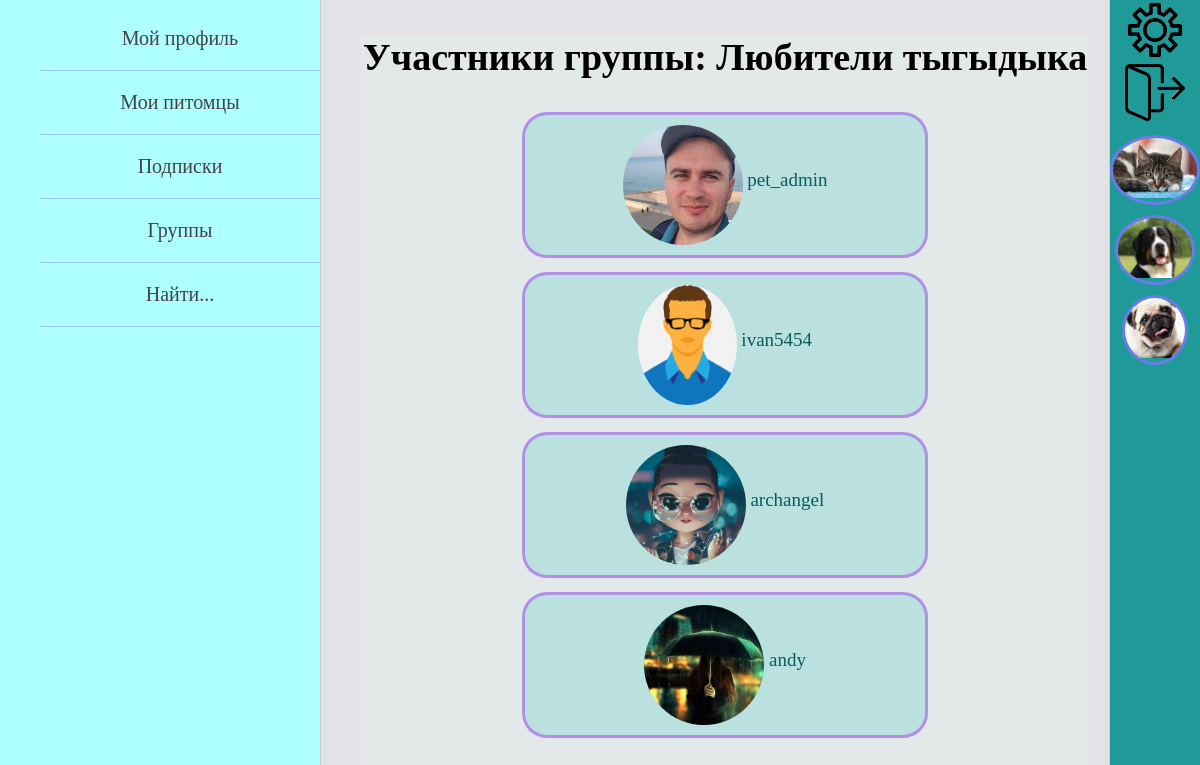
/groups/1/members/ (signed in), run on the app's committed database.
### pet_owners/models.py (models this page shows, shortened)
class Owner(AbstractUser):
    date_of_birth = models.DateField(blank=True, verbose_name='дата рождения пользователя', null=True)
    avatar = models.ImageField(upload_to="owners_photos/%Y/%m/%d/", blank=True,
                               verbose_name='фото пользователя', null=True)
    about_myself = models.TextField(max_length=520, blank=True, verbose_name='о себе', null=True)
    instagram = models.URLField(blank=True, verbose_name='инстаграм', null=True)
    vkontakte = models.URLField(blank=True, verbose_name='вконтакте', null=True)
    youtube = models.URLField(blank=True, verbose_name='ютуб', null=True)
    full_name_is_hidden = models.BooleanField(default=True)
    date_of_birth_is_hidden = models.BooleanField(default=True)
    def get_absolute_url(self):
        return reverse('profile_home', kwargs={'id': self.pk})

class Animal(models.Model):
    GENDER = (
        ("мальчик", "мальчик"),
        ("девочка", "девочка")
    )
    name_of_animal = models.CharField(max_length=55, verbose_name='имя питомца')
    pet_owner = models.ForeignKey(settings.AUTH_USER_MODEL, on_delete=models.CASCADE, verbose_name='владелец')
    category_of_animal = models.ForeignKey(AnimalCategory, on_delete=models.PROTECT, verbose_name='вид')
    animal_breed = models.CharField(max_length=100, blank=True, verbose_name='порода питомца')
    date_of_animal_birth = models.DateField(verbose_name='дата рождения питомца', blank=True, null=True)
    sex = models.CharField(max_length=7, choices=GENDER, verbose_name='пол', null=True)
    animal_photo = models.ImageField(upload_to="animals_photos/%Y/%m/%d/", verbose_name='фото питомца')
    about_pet = models.TextField(max_length=520, verbose_name='о питомце')
    class Meta:
        verbose_name = 'Питомец'
        verbose_name_plural = 'Питомцы'

### groups/views.py (the view)
# urls.py: path('<int:group_id>/members/', GroupMembersView.as_view(), name='group_members'),
class GroupMembersView(DataMixin, ListView):
    model = Group
    template_name = 'groups/group_followers_page.html'
    context_object_name = 'group'
    def get_queryset(self):
        self.queryset = Group.objects.get(pk=self.kwargs['group_id'])
        return self.queryset
    def get_context_data(self, *, object_list=None, **kwargs):
        context = super().get_context_data(**kwargs)
        group = self.queryset
        context['members'] = Owner.objects.filter(group_subscriptions__group=group)
        context['title'] = f"Участники группы: {group.name_of_group}"
        context.update(self.get_left_menu())
        context.update(self.get_right_menu())
        return context

### pet_owners/utils.py (called while the page is built)
    def get_left_menu(self):
        context = {}
        if self.request.user.is_authenticated:
            context['left_menu'] = [
                {'title': "Мой профиль", 'url_name': ['profile_home', self.request.user.id]},
                {'title': "Мои питомцы", 'url_name': ['all_animals_page']},
                {'title': "Подписки", 'url_name': ['owner_subscriptions', self.request.user.id]},
                {'title': "Группы", 'url_name': ['my_groups']},
                {'title': "Найти...", 'url_name': ['profile_home', self.request.user.id]}
            ]
        else:
            context['left_menu'] = [
                {'title': "Регистрация", 'url_name': 'register'},
                {'title': "Войти", 'url_name': 'login'},
            ]
        return context

    def get_right_menu(self, auth_user=None):
        context = {}
        if auth_user is None:
            auth_user = self.request.user
        animals = Animal.objects.filter(followers__follower=auth_user)[:7]
        context['animals_for_right_menu'] = animals
        return context

### groups/templates/groups/group_followers_page.html
{% extends 'pet_owners/base.html' %}
{% block content %}
<div class="foll_block">
    <h1>{{title}}</h1>
    <div class="foll_cells">
        {% if members %}
        {% for mem in members %}
            <div class="foll_cell">
                <div class="foll_avatar">
                    <img src="{{mem.avatar.url}}" height=120>
                </div>
                <div class="foll_name">
                    <a href="{{ mem.get_absolute_url }}">
                        {{mem.username}}
                    </a>
                </div>
            </div>
        {% endfor %}
        {% endif %}
    </div>
</div>
{% endblock %}

### pet_owners/templates/pet_owners/base.html (shortened to what this page needs)
{% load static %}
<!DOCTYPE html>
<html lang="en">
<head>
    <link type="text/css" href="{% static 'pet_owners/css/styles.css' %}" rel="stylesheet" />
</head>
<body>
<table class="table-page" border=0 cellpadding="0" cellspacing="0">
<tr>
    <td valign="top" class="left-chapters">
        <ul id="leftchapters">
            {% for el_menu in left_menu %}
                {% if request.user.is_authenticated %}
                    {% if el_menu.url_name|length == 2 %}
                        <li><a href="{% url el_menu.url_name.0 el_menu.url_name.1 %}">
                            {{el_menu.title}}
                        </a></li>
                    {% else %}
                        <li><a href="{% url el_menu.url_name.0 %}">
                            {{el_menu.title}}
                        </a></li>
                    {% endif %}
                {% else %}
                    <li><a href="{% url el_menu.url_name %}">{{el_menu.title}}</a></li>
                {% endif %}
            {% endfor %}
        </ul>
    </td>
    <td valign="top" class="content">
        <div class="content-text">
            {% block content %}
            {% endblock %}
        </div>
    </td>
    <td valign="top" class="right-chapters">
        <table border=0 cellpadding="0" cellspacing="0">
            {% if request.user.is_authenticated %}
            <tr class="settings_button"><td>
                <a href="{% url 'profile-settings' request.user.id %}">
                    <img src="/static/pet_owners/images/settings_img.png" width="60">
                </a>
            </td></tr>
            <tr class="logout_button"><td>
                <a href="{% url 'logout' %}">
                    <img src="/static/pet_owners/images/exit.png" width="60">
                </a>
            </td></tr>
            {% for sub in animals_for_right_menu %}
                <tr class="right_sub_button"><td>
                    <a href="{% url 'animal_posts' sub.pk %}">
                        <div class="sub_avatar">
                            <img src="{{sub.animal_photo.url}}" height=60>
                        </div>
                    </a>
                </td></tr>
            {% endfor %}
            {% endif %}
        </table>
    </td>
</tr>
</table>
</body>
</html>

### pet_owners/static/pet_owners/css/styles.css (style rules this page uses)
html, body { font-family: 'Georgia'; margin: 0; padding: 0; height: 100%; width: 100%; color: #000000; }
.table-page { width: 100%; height: 100%; vertical-align: top; }
.table-page tr { height: 100%; }
.left-chapters { margin: 0; background: rgba(140, 255, 255, 0.7); border-right: 1px solid #ccc; min-height: 100%; }
.left-chapters ul { width: 300px; min-height: 100%; margin: 0; padding: 7px 0 7px 20px; list-style: none; font-size: 20px; }
.left-chapters ul li { text-align: center; margin-left: 20px; padding: 20px 0 20px 0; color: #999; border-bottom: 1px solid rgba(126, 117, 255, 0.4); }
.left-chapters ul li a { color: #444; text-decoration: none; transition: color .2s linear; }
.right-chapters { margin: 0; background: #209999; border-left: 1px solid #ccc; min-height: 100%; }
.settings_button, .logout_button, .right_sub_button { text-align: center; }
.settings_button a, .logout_button a, .right_sub_button a { display: block; height: 100%; width: 100%; transition: all .2s linear; }
.right_sub_button .sub_avatar { border: 3px solid rgba(126, 117, 255, 0.8); }
.content { background: #27234621; padding: 10px 20px 20px 40px; width: 100%; height: 100%; box-sizing: border-box; }
.content-text { height: 100%; font-size: 19px; background: #e3e8e8; font-family: Yandex Sans Display Light; }
.subs_of_user a, .foll_name a, .member_name a { color: #095c5c; text-decoration: none; }
.subs_block, .an_posts_block, .foll_block { text-align: center; }
.subs_cells, .foll_cells { width: 100%; text-align: center; }
.sub_avatar, .foll_avatar, .author_avatar, .mem_cell_avatar { display: inline-block; vertical-align: middle; text-align: center; max-height: 120px; max-width: 120px; margin-top: 10px; border-radius: 50%; overflow: hidden; }
.sub_buttons, .foll_name { display: inline-block; vertical-align: middle; }
.foll_cell { background: rgba(26, 196, 196, 0.2); width: 400px; height: 140px; display: inline-block; vertical-align: middle; text-align: center; margin: 7px 0 7px 0; border: 3px solid rgba(168, 62, 230, 0.5); border-radius: 25px; }

### data on the page
Owner: avatar (picture), username "pet_admin"
Owner: avatar (picture), username "ivan5454"
Owner: avatar (picture), username "archangel"
Owner: avatar (picture), username "andy"
Animal: animal_photo (picture)
Animal: animal_photo (picture)
Animal: animal_photo (picture)

### other printed values
{{ el_menu.title }} "Мой профиль" "Подписки" "Найти..."
{{ el_menu.title }} "Мои питомцы" "Группы"
{{ title }} "Участники группы: Любители тыгыдыка"
